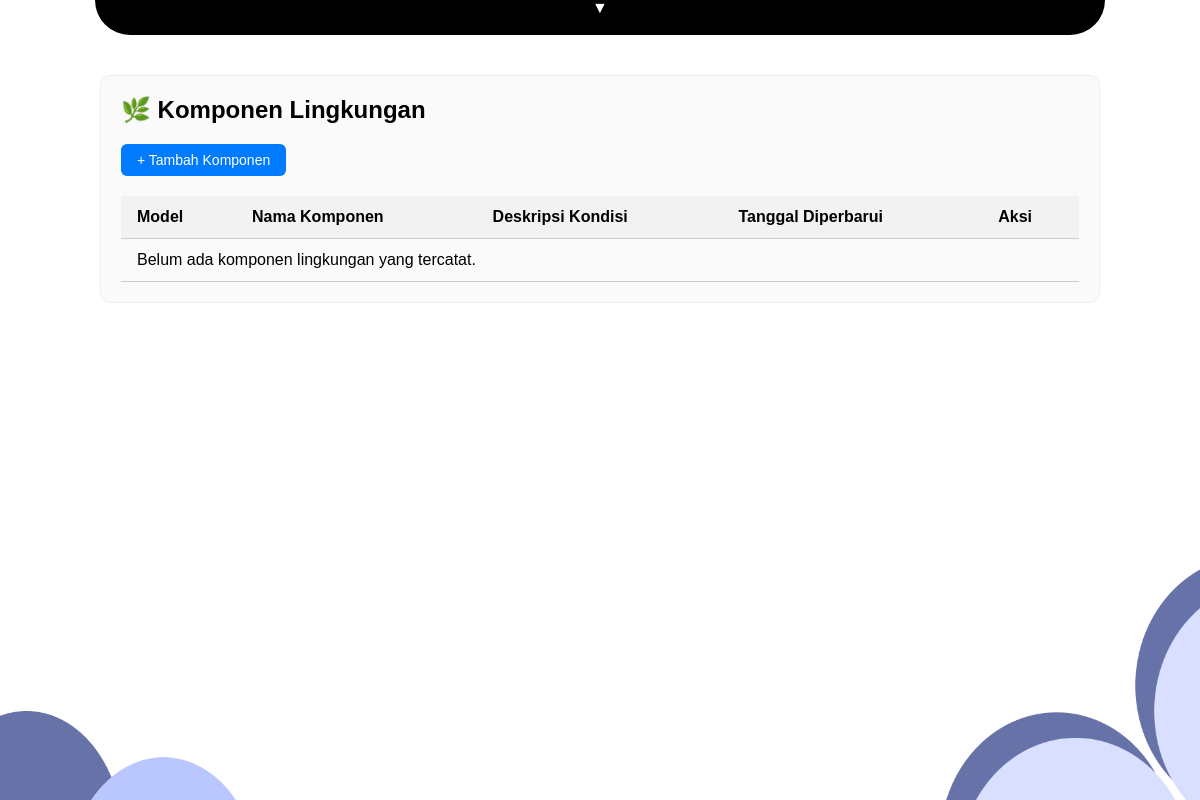
The app's page /lingkungan/, older data.
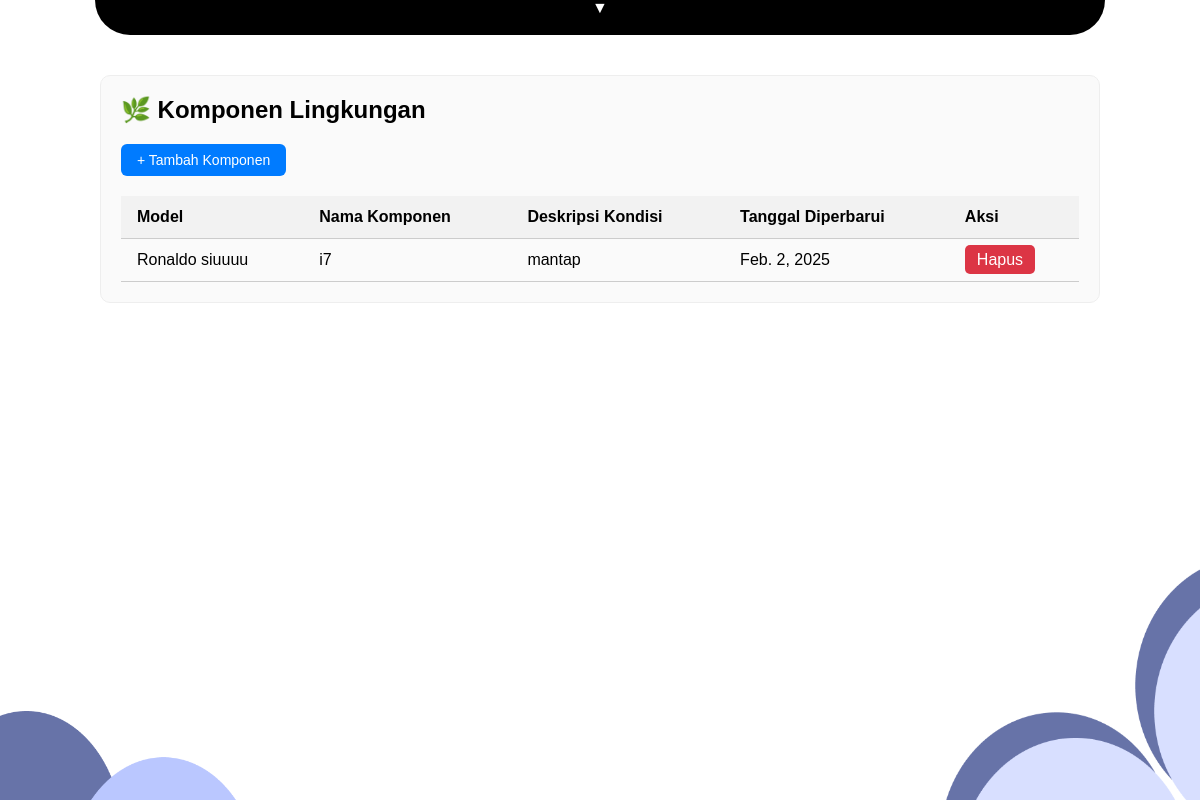
The same page, newer data.
### myapp/models.py (models this page shows, shortened)
class Lingkungan(models.Model):
    model_terkait = models.ForeignKey('SystemImplementation', on_delete=models.SET_NULL, null=True, blank=True)
    nama = models.CharField(max_length=100)
    deskripsi = models.TextField()
    tanggal_diperbarui = models.DateField()

class SystemImplementation(models.Model):
    no = models.IntegerField()
    nama_model = models.CharField(max_length=100, default="default_model")
    status_project = models.CharField(max_length=50)
    sumber = models.CharField(max_length=50, default="SI")  # ⬅️ Tambahan ini WAJIB
    dokumentasi_model = models.URLField(
    help_text="Link ke dokumentasi model",
    blank=True,
    null=True
)
    laporan_model = models.FileField(upload_to='laporan/', null=True, blank=True, help_text="Upload PDF laporan model")
    timestamp = models.DateTimeField(auto_now_add=True)
    input_model = models.TextField(blank=True, null=True)
    output_model = models.TextField(blank=True, null=True)

### myapp/views.py (the view, shortened to what this page needs)
# urls.py: path('lingkungan/', views.lingkungan_view, name='lingkungan'),
def lingkungan_view(request):
    lingkungan_list = Lingkungan.objects.all().order_by('-tanggal_diperbarui')
    model_list = SystemImplementation.objects.all()
    return render(request, 'myapp/lingkungan.html', {
        'lingkungan_list': lingkungan_list,
        'model_list': model_list
    })

### myapp/templates/myapp/Lingkungan.html (shortened to what this page needs)
{% load static %}
<!DOCTYPE html>
<html lang="en">
<head>
</head>
<body>
  <img src="{% static 'myapp/dekorkiri.png' %}" class="dekorasi-kiri" alt="Dekor kiri">
  <img src="{% static 'myapp/dekorkanan.png' %}" class="dekorasi-kanan" alt="Dekor kanan">
  <header class="navbar-wrapper">
    <div class="navbar-toggle" onclick="toggleNavbar()">
      <span id="toggle-icon">▼</span>
    </div>
  </header>
  <div class="log-container">
    <h2>🌿 Komponen Lingkungan</h2>
    <a href="{% url 'tambah_lingkungan' %}" class="button">+ Tambah Komponen</a>
    <table>
      <thead>
        <tr>
          <th>Model</th>
          <th>Nama Komponen</th>
          <th>Deskripsi Kondisi</th>
          <th>Tanggal Diperbarui</th>
          <th>Aksi</th>
        </tr>
      </thead>
      <tbody>
        {% for item in lingkungan_list %}
        <tr>
          <td>{{ item.model_terkait.nama_model|default:"-" }}</td>
          <td>{{ item.nama }}</td>
          <td>{{ item.deskripsi }}</td>
          <td>{{ item.tanggal_diperbarui }}</td>
          <td>
            <a href="#" class="btn-merah" onclick="return confirm('Yakin ingin menghapus komponen ini?')">Hapus</a>
          </td>
        </tr>
        {% empty %}
        <tr>
          <td colspan="5">Belum ada komponen lingkungan yang tercatat.</td>
        </tr>
        {% endfor %}
      </tbody>
    </table>
  </div>
</body>
</html>

Row changes from the older to the newer data that the page shows:
added Lingkungan: model_terkait.nama_model "Ronaldo siuuuu", nama "i7", deskripsi "mantap", tanggal_diperbarui "Feb. 2, 2025"
Text that changed along with them:
text no longer shown: "Belum ada komponen lingkungan yang tercatat."
